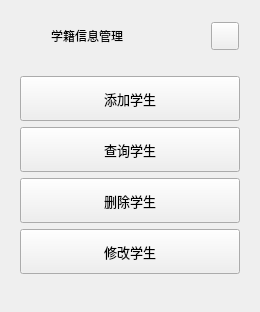
        <widget class="QFrame" name="extraLeftBoxInfo">
         <property name="minimumSize">
          <size>
           <width>0</width>
           <height>0</height>
          </size>
         </property>
         <property name="maximumSize">
          <size>
           <width>0</width>
           <height>16777215</height>
          </size>
         </property>
         <property name="frameShape">
          <enum>QFrame::NoFrame</enum>
         </property>
         <property name="frameShadow">
          <enum>QFrame::Raised</enum>
         </property>
         <layout class="QVBoxLayout" name="verticalLayout_23">
          <item>
           <widget class="QFrame" name="extraTopBg_2">
            <property name="minimumSize">
             <size>
              <width>0</width>
              <height>50</height>
             </size>
            </property>
            <property name="maximumSize">
             <size>
              <width>16777215</width>
              <height>50</height>
             </size>
            </property>
            <property name="frameShape">
             <enum>QFrame::NoFrame</enum>
            </property>
            <property name="frameShadow">
             <enum>QFrame::Raised</enum>
            </property>
            <layout class="QVBoxLayout" name="verticalLayout_24">
             <property name="spacing">
              <number>0</number>
             </property>
             <property name="leftMargin">
              <number>0</number>
             </property>
             <property name="topMargin">
              <number>0</number>
             </property>
             <property name="rightMargin">
              <number>0</number>
             </property>
             <property name="bottomMargin">
              <number>0</number>
             </property>
             <item>
              <layout class="QGridLayout" name="extraTopLayout_2">
               <property name="leftMargin">
                <number>10</number>
               </property>
               <property name="rightMargin">
                <number>10</number>
               </property>
               <property name="horizontalSpacing">
                <number>10</number>
               </property>
               <property name="verticalSpacing">
                <number>0</number>
               </property>
               <item row="0" column="0">
                <widget class="QFrame" name="extraIcon_2">
                 <property name="minimumSize">
                  <size>
                   <width>20</width>
                   <height>0</height>
                  </size>
                 </property>
                 <property name="maximumSize">
                  <size>
                   <width>20</width>
                   <height>20</height>
                  </size>
                 </property>
                 <property name="frameShape">
                  <enum>QFrame::NoFrame</enum>
                 </property>
                 <property name="frameShadow">
                  <enum>QFrame::Raised</enum>
                 </property>
                </widget>
               </item>
               <item row="0" column="1">
                <widget class="QLabel" name="extraLabel_2">
                 <property name="minimumSize">
                  <size>
                   <width>150</width>
                   <height>0</height>
                  </size>
                 </property>
                 <property name="text">
                  <string>学籍信息管理</string>
                 </property>
                </widget>
               </item>
               <item row="0" column="2">
                <widget class="QPushButton" name="extraCloseColumnBtn_2">
                 <property name="minimumSize">
                  <size>
                   <width>28</width>
                   <height>28</height>
                  </size>
                 </property>
                 <property name="maximumSize">
                  <size>
                   <width>28</width>
                   <height>28</height>
                  </size>
                 </property>
                 <property name="cursor">
                  <cursorShape>PointingHandCursor</cursorShape>
                 </property>
                 <property name="toolTip">
                  <string>Close left box</string>
                 </property>
                 <property name="text">
                  <string/>
                 </property>
                 <property name="icon">
                  <iconset resource="resources.qrc">
                   <normaloff>:/icons/images/icons/icon_close.png</normaloff>:/icons/images/icons/icon_close.png</iconset>
                 </property>
                 <property name="iconSize">
                  <size>
                   <width>20</width>
                   <height>20</height>
                  </size>
                 </property>
                </widget>
               </item>
              </layout>
             </item>
            </layout>
           </widget>
          </item>
          <item>
           <widget class="QFrame" name="extraContent_2">
            <property name="frameShape">
             <enum>QFrame::NoFrame</enum>
            </property>
            <property name="frameShadow">
             <enum>QFrame::Raised</enum>
            </property>
            <layout class="QVBoxLayout" name="verticalLayout_25">
             <property name="spacing">
              <number>0</number>
             </property>
             <property name="leftMargin">
              <number>0</number>
             </property>
             <property name="topMargin">
              <number>0</number>
             </property>
             <property name="rightMargin">
              <number>0</number>
             </property>
             <property name="bottomMargin">
              <number>0</number>
             </property>
             <item>
              <widget class="QFrame" name="extraInfotMenu">
               <property name="frameShape">
                <enum>QFrame::NoFrame</enum>
               </property>
               <property name="frameShadow">
                <enum>QFrame::Raised</enum>
               </property>
               <layout class="QVBoxLayout" name="verticalLayout_26">
                <item>
                 <layout class="QVBoxLayout" name="verticalLayout_27">
                  <item>
                   <widget class="QPushButton" name="btn_addStudent">
                    <property name="sizePolicy">
                     <sizepolicy hsizetype="Expanding" vsizetype="Fixed">
                      <horstretch>0</horstretch>
                      <verstretch>0</verstretch>
                     </sizepolicy>
                    </property>
                    <property name="minimumSize">
                     <size>
                      <width>0</width>
                      <height>45</height>
                     </size>
                    </property>
                    <property name="font">
                     <font>
                      <family>Segoe UI</family>
                      <pointsize>10</pointsize>
                      <italic>false</italic>
                      <bold>false</bold>
                     </font>
                    </property>
                    <property name="cursor">
                     <cursorShape>PointingHandCursor</cursorShape>
                    </property>
                    <property name="layoutDirection">
                     <enum>Qt::LeftToRight</enum>
                    </property>
                    <property name="styleSheet">
                     <string notr="true">background-image: url(:/icons/images/icons/cil-share-boxed.png);</string>
                    </property>
                    <property name="text">
                     <string>添加学生</string>
                    </property>
                   </widget>
                  </item>
                  <item>
                   <widget class="QPushButton" name="btn_queryStudent">
                    <property name="sizePolicy">
                     <sizepolicy hsizetype="Expanding" vsizetype="Fixed">
                      <horstretch>0</horstretch>
                      <verstretch>0</verstretch>
                     </sizepolicy>
                    </property>
                    <property name="minimumSize">
                     <size>
                      <width>0</width>
                      <height>45</height>
                     </size>
                    </property>
                    <property name="font">
                     <font>
                      <family>Segoe UI</family>
                      <pointsize>10</pointsize>
                      <italic>false</italic>
                      <bold>false</bold>
                     </font>
                    </property>
                    <property name="cursor">
                     <cursorShape>PointingHandCursor</cursorShape>
                    </property>
                    <property name="layoutDirection">
                     <enum>Qt::LeftToRight</enum>
                    </property>
                    <property name="styleSheet">
                     <string notr="true">background-image: url(:/icons/images/icons/cil-equalizer.png);</string>
                    </property>
                    <property name="text">
                     <string>查询学生</string>
                    </property>
                   </widget>
                  </item>
                  <item>
                   <widget class="QPushButton" name="btn_deleteStudent">
                    <property name="sizePolicy">
                     <sizepolicy hsizetype="Expanding" vsizetype="Fixed">
                      <horstretch>0</horstretch>
                      <verstretch>0</verstretch>
                     </sizepolicy>
                    </property>
                    <property name="minimumSize">
                     <size>
                      <width>0</width>
                      <height>45</height>
                     </size>
                    </property>
                    <property name="font">
                     <font>
                      <family>Segoe UI</family>
                      <pointsize>10</pointsize>
                      <italic>false</italic>
                      <bold>false</bold>
                     </font>
                    </property>
                    <property name="cursor">
                     <cursorShape>PointingHandCursor</cursorShape>
                    </property>
                    <property name="layoutDirection">
                     <enum>Qt::LeftToRight</enum>
                    </property>
                    <property name="styleSheet">
                     <string notr="true">background-image: url(:/icons/images/icons/cil-layers.png);</string>
                    </property>
                    <property name="text">
                     <string>删除学生</string>
                    </property>
                   </widget>
                  </item>
                  <item>
                   <widget class="QPushButton" name="btn_changeStudent">
                    <property name="sizePolicy">
                     <sizepolicy hsizetype="Expanding" vsizetype="Fixed">
                      <horstretch>0</horstretch>
                      <verstretch>0</verstretch>
                     </sizepolicy>
                    </property>
                    <property name="minimumSize">
                     <size>
                      <width>0</width>
                      <height>45</height>
                     </size>
                    </property>
                    <property name="font">
                     <font>
                      <family>Segoe UI</family>
                      <pointsize>10</pointsize>
                      <italic>false</italic>
                      <bold>false</bold>
                     </font>
                    </property>
                    <property name="cursor">
                     <cursorShape>PointingHandCursor</cursorShape>
                    </property>
                    <property name="layoutDirection">
                     <enum>Qt::LeftToRight</enum>
                    </property>
                    <property name="styleSheet">
                     <string notr="true">background-image: url(:/icons/images/icons/cil-layers.png);</string>
                    </property>
                    <property name="text">
                     <string>修改学生</string>
                    </property>
                   </widget>
                  </item>
                 </layout>
                </item>
               </layout>
              </widget>
             </item>
             <item>
              <widget class="QFrame" name="extraCenter_2">
               <property name="frameShape">
                <enum>QFrame::NoFrame</enum>
               </property>
               <property name="frameShadow">
                <enum>QFrame::Raised</enum>
               </property>
               <layout class="QVBoxLayout" name="verticalLayout_28"/>
              </widget>
             </item>
             <item>
              <widget class="QFrame" name="extraBottom_2">
               <property name="frameShape">
                <enum>QFrame::NoFrame</enum>
               </property>
               <property name="frameShadow">
                <enum>QFrame::Raised</enum>
               </property>
              </widget>
             </item>
            </layout>
           </widget>
          </item>
         </layout>
        </widget>
